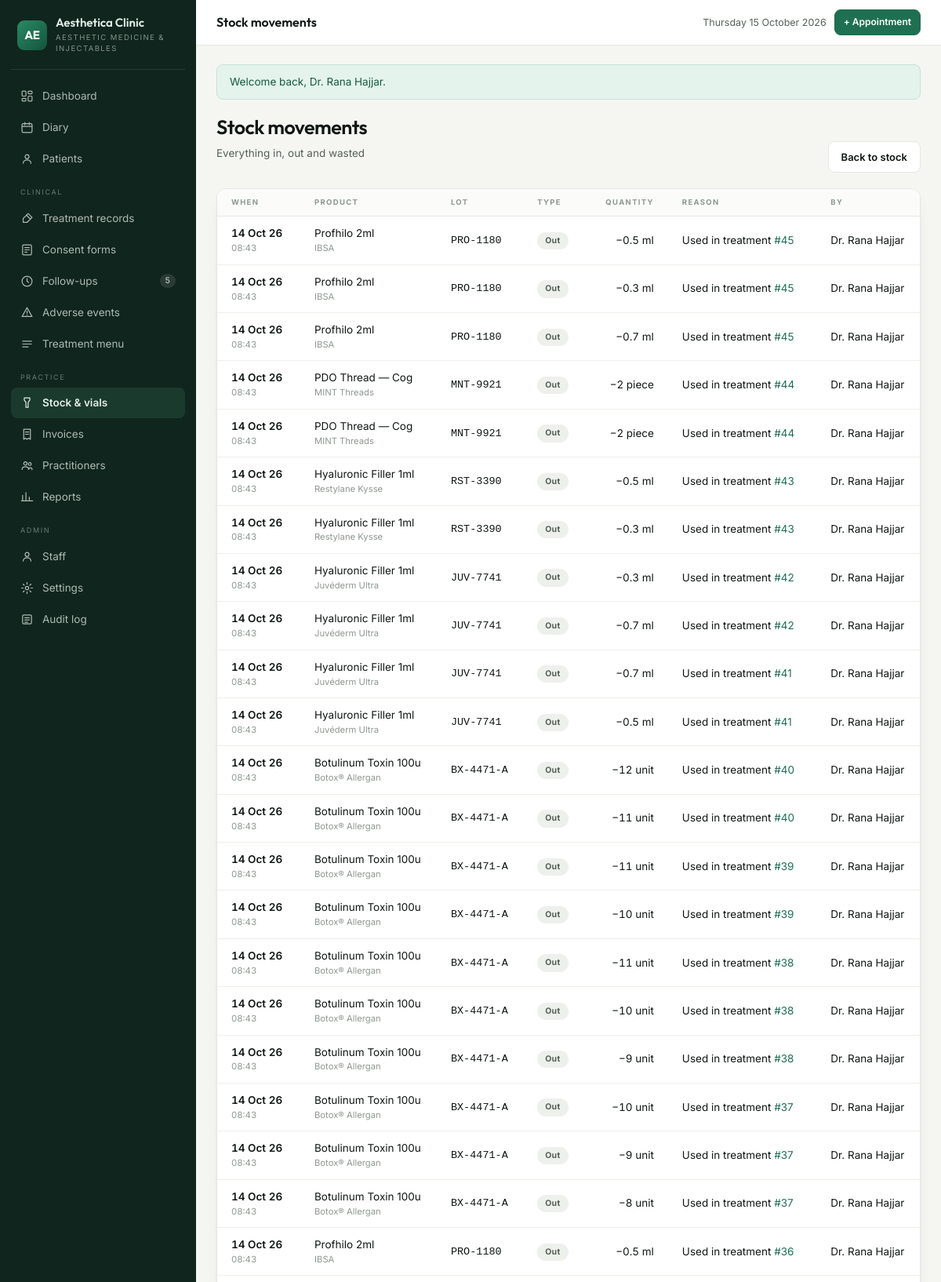
/stock/movements (signed in, upper part), run on the app's committed database.
### tables this page shows
CREATE TABLE `stock_movements` (
  `id` bigint(20) unsigned NOT NULL AUTO_INCREMENT,
  `batch_id` int(10) unsigned NOT NULL,
  `type` enum('in','out','waste','adjustment') NOT NULL,
  `quantity` decimal(10,2) NOT NULL,
  `reference_type` varchar(40) DEFAULT NULL COMMENT 'e.g. treatment_record',
  `reference_id` int(10) unsigned DEFAULT NULL,
  `note` varchar(255) DEFAULT NULL,
  `user_id` int(10) unsigned DEFAULT NULL,
  `created_at` datetime NOT NULL DEFAULT current_timestamp(),
  PRIMARY KEY (`id`),
  KEY `ix_moves_batch` (`batch_id`,`created_at`),
  KEY `fk_moves_user` (`user_id`),
  CONSTRAINT `fk_moves_batch` FOREIGN KEY (`batch_id`) REFERENCES `batches` (`id`) ON DELETE CASCADE,
  CONSTRAINT `fk_moves_user` FOREIGN KEY (`user_id`) REFERENCES `users` (`id`) ON DELETE SET NULL
);

CREATE TABLE `products` (
  `id` int(10) unsigned NOT NULL AUTO_INCREMENT,
  `name` varchar(140) NOT NULL,
  `brand` varchar(100) DEFAULT NULL,
  `type` enum('toxin','filler','thread','skinbooster','consumable') NOT NULL,
  `unit` enum('unit','ml','piece') NOT NULL DEFAULT 'unit',
  `unit_cost` decimal(10,2) NOT NULL DEFAULT 0.00,
  `reorder_level` decimal(10,2) NOT NULL DEFAULT 0.00 COMMENT 'alert when remaining falls below',
  `is_active` tinyint(1) NOT NULL DEFAULT 1,
  PRIMARY KEY (`id`),
  KEY `ix_products_type` (`type`)
);

CREATE TABLE `batches` (
  `id` int(10) unsigned NOT NULL AUTO_INCREMENT,
  `product_id` int(10) unsigned NOT NULL,
  `supplier_id` int(10) unsigned DEFAULT NULL,
  `lot_number` varchar(60) NOT NULL,
  `expiry_date` date NOT NULL,
  `qty_received` decimal(10,2) NOT NULL,
  `qty_remaining` decimal(10,2) NOT NULL,
  `received_at` date NOT NULL,
  PRIMARY KEY (`id`),
  KEY `ix_batches_product` (`product_id`,`expiry_date`),
  KEY `ix_batches_lot` (`lot_number`),
  KEY `fk_batches_supplier` (`supplier_id`),
  CONSTRAINT `fk_batches_product` FOREIGN KEY (`product_id`) REFERENCES `products` (`id`) ON DELETE CASCADE,
  CONSTRAINT `fk_batches_supplier` FOREIGN KEY (`supplier_id`) REFERENCES `suppliers` (`id`) ON DELETE SET NULL
);

CREATE TABLE `users` (
  `id` int(10) unsigned NOT NULL AUTO_INCREMENT,
  `role_id` tinyint(3) unsigned NOT NULL,
  `full_name` varchar(120) NOT NULL,
  `email` varchar(160) NOT NULL,
  `password_hash` varchar(255) NOT NULL,
  `phone` varchar(40) DEFAULT NULL,
  `avatar_initials` varchar(4) DEFAULT NULL,
  `is_active` tinyint(1) NOT NULL DEFAULT 1,
  `last_login_at` datetime DEFAULT NULL,
  `created_at` datetime NOT NULL DEFAULT current_timestamp(),
  `updated_at` datetime NOT NULL DEFAULT current_timestamp() ON UPDATE current_timestamp(),
  PRIMARY KEY (`id`),
  UNIQUE KEY `uq_users_email` (`email`),
  KEY `ix_users_role` (`role_id`),
  CONSTRAINT `fk_users_role` FOREIGN KEY (`role_id`) REFERENCES `roles` (`id`)
);

### app/Core/View.php (called while the page is built, shortened)
<?php
final class View
{
    private static string $base = '';
    public static function setBase(string $base): void
    {
        self::$base = rtrim($base, '/');
    }
    public static function url(string $path = '/'): string
    {
        return self::$base . '/' . ltrim($path, '/');
    }
    public static function render(string $template, array $data = []): void
    {
        $content = self::capture($template, $data);
    }
    public static function capture(string $template, array $data = []): string
    {
        extract($data, EXTR_SKIP);
        require __DIR__ . "/../Views/$template.php";
        return (string) ob_get_clean();
    }
}

### app/Core/Controller.php (called while the page is built, shortened)
<?php
abstract class Controller
{
    protected function view(string $template, array $data = []): void
    {
        View::render($template, $data);
    }
}

### app/Controllers/StockController.php (called while the page is built, shortened)
<?php
final class StockController extends Controller
{
    public function movements(): void
    {
        $this->view('stock/movements', [
            'title' => 'Stock movements',
            'movements' => DB::all(
                'SELECT m.*, b.lot_number, p.name, p.brand, p.unit, u.full_name AS user_name
                   FROM stock_movements m
                   JOIN batches b ON b.id = m.batch_id
                   JOIN products p ON p.id = b.product_id
                   LEFT JOIN users u ON u.id = m.user_id
                  ORDER BY m.created_at DESC, m.id DESC LIMIT 200'
            ),
        ]);
    }
}

### public/index.php (called while the page is built, shortened)
<?php
require __DIR__ . '/../app/Core/View.php';
require __DIR__ . '/../app/helpers.php';
$config = require __DIR__ . '/../config/config.php';
date_default_timezone_set($config['app']['timezone']);
$uri = $_SERVER['REQUEST_URI'] ?? '/';
$router = new Router();
try {
    $router->dispatch($_SERVER['REQUEST_METHOD'] ?? 'GET', $uri ?: '/');
} catch (Throwable $e) {
    http_response_code(500);
    if ($config['app']['debug']) {
        echo '<pre style="padding:20px;font:13px/1.6 monospace">'
            . htmlspecialchars($e->getMessage() . "\n\n" . $e->getTraceAsString()) . '</pre>';
    } else {
        View::render('errors/500', ['title' => 'Something went wrong']);
    }
}

### app/helpers.php (called while the page is built, shortened)
<?php
if (!function_exists('e')) {
    function e(mixed $value): string
    {
        return htmlspecialchars((string) $value, ENT_QUOTES | ENT_SUBSTITUTE, 'UTF-8');
    }
}
if (!function_exists('url')) {
    function url(string $path = '/'): string
    {
        return View::url($path);
    }
}
if (!function_exists('qty')) {
    function qty(float|string|null $n): string
    {
        $f = (float) $n;
        return rtrim(rtrim(number_format($f, 2, '.', ''), '0'), '.') ?: '0';
    }
}
if (!function_exists('dt')) {
    function dt(?string $value, string $format = 'j M Y, H:i'): string
    {
        return $value ? date($format, strtotime($value)) : '—';
    }
}
if (!function_exists('t')) {
    function t(?string $value): string
    {
        return $value ? date('H:i', strtotime($value)) : '—';
    }
}
if (!function_exists('label')) {
    function label(string $value): string
    {
        return ucfirst(str_replace('_', ' ', $value));
    }
}

### app/Core/Database.php (called while the page is built, shortened)
<?php
final class Database
{
    private static ?PDO $pdo = null;
    public static function connect(array $cfg): void
    {
        $dsn = "mysql:host={$cfg['host']};dbname={$cfg['name']};charset={$cfg['charset']}";
        self::$pdo = new PDO($dsn, $cfg['user'], $cfg['pass'], [
            PDO::ATTR_ERRMODE            => PDO::ERRMODE_EXCEPTION,
            PDO::ATTR_DEFAULT_FETCH_MODE => PDO::FETCH_ASSOC,
            PDO::ATTR_EMULATE_PREPARES   => false,
        ]);
    }
    public static function pdo(): PDO
    {
        return self::$pdo;
    }
    public static function run(string $sql, array $params = []): PDOStatement
    {
        $stmt = self::pdo()->prepare($sql);
        $stmt->execute($params);
        return $stmt;
    }
    public static function all(string $sql, array $params = []): array
    {
        return self::run($sql, $params)->fetchAll();
    }
}

### app/Views/stock/movements.php (the view, shortened to what this page needs)
<div class="ph">
  <div><h1>Stock movements</h1><p class="lead">Everything in, out and wasted</p></div>
  <div class="actions"><a class="btn ghost" href="<?= url('/stock') ?>">Back to stock</a></div>
</div>
<div class="card"><div class="tw">
  <table>
    <thead><tr><th>When</th><th>Product</th><th>Lot</th><th>Type</th><th class="num">Quantity</th>
      <th>Reason</th><th>By</th></tr></thead>
    <tbody>
    <?php foreach ($movements as $m): ?>
      <tr>
        <td class="time"><?= dt($m['created_at'], 'j M y') ?>
          <small style="display:block;color:var(--faint);font-weight:400"><?= t($m['created_at']) ?></small></td>
        <td><?= e($m['name']) ?><small style="display:block;color:var(--faint)"><?= e($m['brand']) ?></small></td>
        <td><code><?= e($m['lot_number']) ?></code></td>
        <td><span class="pill <?= $m['type'] === 'in' ? 'ok' : ($m['type'] === 'waste' ? 'bad' : 'muted') ?>">
          <?= e(label($m['type'])) ?></span></td>
        <td class="num"><?= $m['type'] === 'in' ? '+' : '−' ?><?= qty($m['quantity']) ?> <?= e($m['unit']) ?></td>
        <td><?= e($m['note']) ?>
          <?php if ($m['reference_type'] === 'treatment_record' && $m['reference_id']): ?>
            <a href="<?= url('/records/' . $m['reference_id']) ?>">#<?= (int) $m['reference_id'] ?></a>
          <?php endif; ?></td>
        <td><?= e($m['user_name'] ?? '—') ?></td>
      </tr>
    <?php endforeach; ?>
    </tbody>
  </table>
</div></div>

### app/Core/Router.php (shortened to what this page needs)
<?php
final class Router
{
    private array $routes = ['GET' => [], 'POST' => []];
    private function add(string $method, string $pattern, string $handler, ?string $permission): void
    {
        $regex = '#^' . preg_replace('#\{[a-z_]+\}#', '([0-9]+)', rtrim($pattern, '/')) . '/?$#';
        [$controller, $action] = explode('@', $handler);
        $this->routes[$method][] = [$regex, $controller, $action, $permission];
    }
    public function dispatch(string $method, string $uri): void
    {
        $path = '/' . trim(parse_url($uri, PHP_URL_PATH) ?: '/', '/');
        foreach ($this->routes[$method] ?? [] as [$regex, $controller, $action, $permission]) {
            if (!preg_match($regex, $path, $m)) {
                continue;
            }
            array_shift($m);
            (new $class())->{$action}(...array_map('intval', $m));
            return;
        }
    }
}

### public/assets/css/app.css (style rules this page uses)
:root { --bg:#f5f6f2; --panel:#ffffff; --side:#10251d; --side-2:#1b3a2e; --sidefg:#e3eee8; --fg:#101713; --muted:#566158; --faint:#8e9890; --line:#e5e8e1; --line-soft:#eef0ea; --a1:#1f6f52; --a2:#14543c; --aink:#ffffff; --soft:#e6f1ea; --warn:#9a6a08; --warn-bg:#fdf3e0; --bad:#a4302a; --bad-bg:#fbecea; --ok:#17865a; --ok-bg:#e4f3ec; --info:#1d5f7a; --info-bg:#e6f1f6; --radius:8px; --radius-lg:12px; --shadow:0 1px 2px rgba(16,23,19,.05), 0 8px 24px -16px rgba(16,23,19,.25); --sans:'Inter',-apple-system,BlinkMacSystemFont,'Segoe UI',Roboto,sans-serif; --display:'Outfit','Inter',sans-serif; }
*,*::before,*::after { box-sizing:border-box }
body { margin:0;background:var(--bg);color:var(--fg);font-family:var(--sans); font-size:14px;line-height:1.55;-webkit-font-smoothing:antialiased }
a { color:var(--a1);text-decoration:none }
h1,h2,h3,h4 { font-family:var(--display);font-weight:600;letter-spacing:-.02em;margin:0 }
.ph { display:flex;flex-wrap:wrap;gap:14px;align-items:flex-end;justify-content:space-between; margin-bottom:20px }
.ph h1 { font-size:25px }
.ph .lead { color:var(--muted);font-size:13.5px;margin-top:4px }
.ph .actions { display:flex;gap:8px;flex-wrap:wrap }
.btn { display:inline-flex;align-items:center;gap:7px;background:var(--a1);color:var(--aink); border:1px solid var(--a1);border-radius:var(--radius);padding:9px 16px;font-size:13px; font-weight:600;cursor:pointer;font-family:var(--sans);text-decoration:none;white-space:nowrap }
.btn.ghost { background:var(--panel);color:var(--fg);border-color:var(--line) }
.card { background:var(--panel);border:1px solid var(--line);border-radius:var(--radius-lg); box-shadow:var(--shadow);overflow:hidden }
.tw { overflow-x:auto }
table { width:100%;border-collapse:collapse }
th { text-align:left;font-size:9.5px;letter-spacing:.14em;text-transform:uppercase;color:var(--faint); font-weight:700;padding:10px 18px;border-bottom:1px solid var(--line);white-space:nowrap; background:#fbfcfa }
td { padding:11px 18px;border-bottom:1px solid var(--line-soft);vertical-align:middle;font-size:13.5px }
td.num,th.num { text-align:right;font-variant-numeric:tabular-nums }
td.time { font-variant-numeric:tabular-nums;font-weight:600;white-space:nowrap }
.pill { display:inline-block;padding:3px 10px;border-radius:99px;font-size:10.5px;font-weight:700; letter-spacing:.03em;white-space:nowrap }
.pill.muted { background:#eef0ec;color:var(--muted) }

### data on the page
stock_movements: created_at "14 Oct 26", created_at "08:43", products.name "Profhilo 2ml", products.brand "IBSA", batch.lot_number "PRO-1180", type "Out", quantity "0.5", products.unit "ml", note "Used in treatment", reference "45", user.full_name "Dr. Rana Hajjar"
stock_movements: created_at "14 Oct 26", created_at "08:43", products.name "Profhilo 2ml", products.brand "IBSA", batch.lot_number "PRO-1180", type "Out", quantity "0.3", products.unit "ml", note "Used in treatment", reference "45", user.full_name "Dr. Rana Hajjar"
stock_movements: created_at "14 Oct 26", created_at "08:43", products.name "Profhilo 2ml", products.brand "IBSA", batch.lot_number "PRO-1180", type "Out", quantity "0.7", products.unit "ml", note "Used in treatment", reference "45", user.full_name "Dr. Rana Hajjar"
stock_movements: created_at "14 Oct 26", created_at "08:43", products.name "PDO Thread — Cog", products.brand "MINT Threads", batch.lot_number "MNT-9921", type "Out", quantity "2", products.unit "piece", note "Used in treatment", reference "44", user.full_name "Dr. Rana Hajjar"
stock_movements: created_at "14 Oct 26", created_at "08:43", products.name "PDO Thread — Cog", products.brand "MINT Threads", batch.lot_number "MNT-9921", type "Out", quantity "2", products.unit "piece", note "Used in treatment", reference "44", user.full_name "Dr. Rana Hajjar"
stock_movements: created_at "14 Oct 26", created_at "08:43", products.name "Hyaluronic Filler 1ml", products.brand "Restylane Kysse", batch.lot_number "RST-3390", type "Out", quantity "0.5", products.unit "ml", note "Used in treatment", reference "43", user.full_name "Dr. Rana Hajjar"
stock_movements: created_at "14 Oct 26", created_at "08:43", products.name "Hyaluronic Filler 1ml", products.brand "Restylane Kysse", batch.lot_number "RST-3390", type "Out", quantity "0.3", products.unit "ml", note "Used in treatment", reference "43", user.full_name "Dr. Rana Hajjar"
stock_movements: created_at "14 Oct 26", created_at "08:43", products.name "Hyaluronic Filler 1ml", products.brand "Juvéderm Ultra", batch.lot_number "JUV-7741", type "Out", quantity "0.3", products.unit "ml", note "Used in treatment", reference "42", user.full_name "Dr. Rana Hajjar"
stock_movements: created_at "14 Oct 26", created_at "08:43", products.name "Hyaluronic Filler 1ml", products.brand "Juvéderm Ultra", batch.lot_number "JUV-7741", type "Out", quantity "0.7", products.unit "ml", note "Used in treatment", reference "42", user.full_name "Dr. Rana Hajjar"
stock_movements: created_at "14 Oct 26", created_at "08:43", products.name "Hyaluronic Filler 1ml", products.brand "Juvéderm Ultra", batch.lot_number "JUV-7741", type "Out", quantity "0.7", products.unit "ml", note "Used in treatment", reference "41", user.full_name "Dr. Rana Hajjar"
stock_movements: created_at "14 Oct 26", created_at "08:43", products.name "Hyaluronic Filler 1ml", products.brand "Juvéderm Ultra", batch.lot_number "JUV-7741", type "Out", quantity "0.5", products.unit "ml", note "Used in treatment", reference "41", user.full_name "Dr. Rana Hajjar"
stock_movements: created_at "14 Oct 26", created_at "08:43", products.name "Botulinum Toxin 100u", products.brand "Botox® Allergan", batch.lot_number "BX-4471-A", type "Out", quantity "12", products.unit "unit", note "Used in treatment", reference "40", user.full_name "Dr. Rana Hajjar"
stock_movements: created_at "14 Oct 26", created_at "08:43", products.name "Botulinum Toxin 100u", products.brand "Botox® Allergan", batch.lot_number "BX-4471-A", type "Out", quantity "11", products.unit "unit", note "Used in treatment", reference "40", user.full_name "Dr. Rana Hajjar"
stock_movements: created_at "14 Oct 26", created_at "08:43", products.name "Botulinum Toxin 100u", products.brand "Botox® Allergan", batch.lot_number "BX-4471-A", type "Out", quantity "11", products.unit "unit", note "Used in treatment", reference "39", user.full_name "Dr. Rana Hajjar"
stock_movements: created_at "14 Oct 26", created_at "08:43", products.name "Botulinum Toxin 100u", products.brand "Botox® Allergan", batch.lot_number "BX-4471-A", type "Out", quantity "10", products.unit "unit", note "Used in treatment", reference "39", user.full_name "Dr. Rana Hajjar"
stock_movements: created_at "14 Oct 26", created_at "08:43", products.name "Botulinum Toxin 100u", products.brand "Botox® Allergan", batch.lot_number "BX-4471-A", type "Out", quantity "11", products.unit "unit", note "Used in treatment", reference "38", user.full_name "Dr. Rana Hajjar"
stock_movements: created_at "14 Oct 26", created_at "08:43", products.name "Botulinum Toxin 100u", products.brand "Botox® Allergan", batch.lot_number "BX-4471-A", type "Out", quantity "10", products.unit "unit", note "Used in treatment", reference "38", user.full_name "Dr. Rana Hajjar"
stock_movements: created_at "14 Oct 26", created_at "08:43", products.name "Botulinum Toxin 100u", products.brand "Botox® Allergan", batch.lot_number "BX-4471-A", type "Out", quantity "9", products.unit "unit", note "Used in treatment", reference "38", user.full_name "Dr. Rana Hajjar"
stock_movements: created_at "14 Oct 26", created_at "08:43", products.name "Botulinum Toxin 100u", products.brand "Botox® Allergan", batch.lot_number "BX-4471-A", type "Out", quantity "10", products.unit "unit", note "Used in treatment", reference "37", user.full_name "Dr. Rana Hajjar"
stock_movements: created_at "14 Oct 26", created_at "08:43", products.name "Botulinum Toxin 100u", products.brand "Botox® Allergan", batch.lot_number "BX-4471-A", type "Out", quantity "9", products.unit "unit", note "Used in treatment", reference "37", user.full_name "Dr. Rana Hajjar"
stock_movements: created_at "14 Oct 26", created_at "08:43", products.name "Botulinum Toxin 100u", products.brand "Botox® Allergan", batch.lot_number "BX-4471-A", type "Out", quantity "8", products.unit "unit", note "Used in treatment", reference "37", user.full_name "Dr. Rana Hajjar"
stock_movements: created_at "14 Oct 26", created_at "08:43", products.name "Profhilo 2ml", products.brand "IBSA", batch.lot_number "PRO-1180", type "Out", quantity "0.5", products.unit "ml", note "Used in treatment", reference "36", user.full_name "Dr. Rana Hajjar"

### other printed values
setting('clinic_name', 'Aesthetica') "Aesthetica Clinic"
setting('clinic_tagline', 'Clinic Suite') "AESTHETIC MEDICINE & INJECTABLES"
$due "5"
$f['message'] "Welcome back, Dr. Rana Hajjar."
